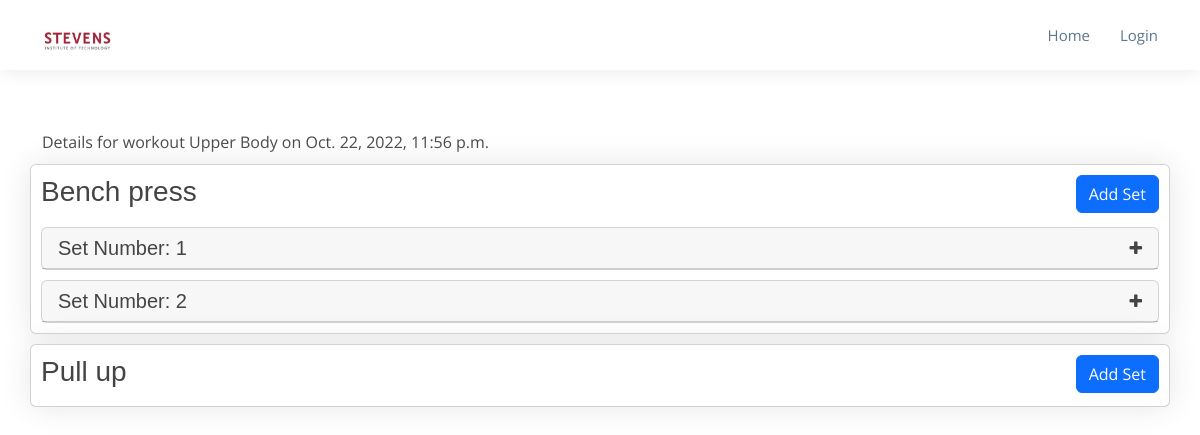
The app's page /workout/1, older data.
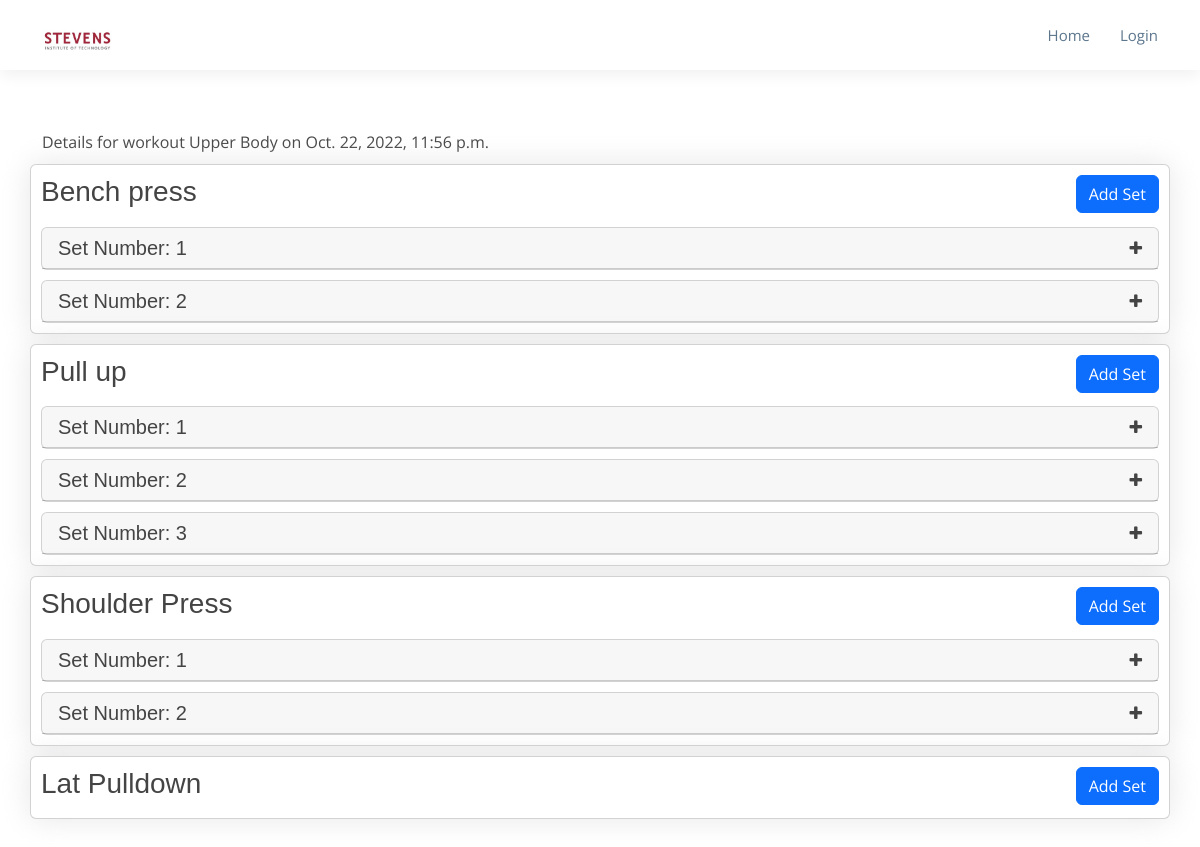
The same page, newer data.
### base/models.py (models this page shows, shortened)
class Workout(models.Model):
    workout_name = models.CharField(null=False, max_length=255)
    created_date_time = models.DateTimeField(auto_now_add=True)
    updated_date_time = models.DateTimeField(auto_now=True)
    workout_date = models.DateTimeField()
    user = models.ForeignKey(User, on_delete=models.CASCADE, default=None)

class Exercise(models.Model):
    exercise_name = models.CharField(null=False, max_length=255)
    created_date_time = models.DateTimeField(auto_now_add=True)
    updated_date_time = models.DateTimeField(auto_now=True)
    exercise_date = models.DateTimeField()
    workout = models.ForeignKey(Workout, on_delete=models.CASCADE)

class Set(models.Model):
    set_number = models.IntegerField(default=1, null=False)
    num_repititions = models.IntegerField(null=True)
    weight = models.FloatField(null=True, blank=True)
    notes = models.TextField(null=True, blank=True)
    created_date_time = models.DateTimeField(auto_now_add=True, blank=True)
    updated_date_time = models.DateTimeField(auto_now=True, blank=True)
    exercise = models.ForeignKey(Exercise, on_delete=models.CASCADE)

### base/views.py (the view)
# urls.py: path('workout/<str:pk>', views.workout, name="workout"),
def workout(request, pk):
    workout = Workout.objects.get(id=pk)
    if workout is not None:
        exercises = Exercise.objects.filter(workout=pk)
        for exercise in exercises:
            sets = Set.objects.filter(exercise=exercise.id)
            exercise.sets = sets
        context = {
            'workout': workout,
            'exercises': exercises,
            'range': range(1, 13)
        }
        return render(request, 'base/workout.html', context)
    else:
        return render(request, 'base/404.html', context={
            'msg': 'It looks like you do not have any Workouts scheduled'
        })

### base/templates/base/workout.html (shortened to what this page needs)
{% load static %}
<!DOCTYPE html>
<html lang="en">
<head>
  <link href="{% static 'home/vendor/animate.css/animate.min.css' %}" rel="stylesheet">
  <link href="{% static 'home/vendor/aos/aos.css' %}" rel="stylesheet">
  <link href="{% static 'home/vendor/bootstrap/css/bootstrap.min.css' %}" rel="stylesheet">
  <link href="{% static 'home/vendor/bootstrap-icons/bootstrap-icons.css' %}" rel="stylesheet">
  <link href="{% static 'home/vendor/boxicons/css/boxicons.min.css' %}" rel="stylesheet">
  <link href="{% static 'home/vendor/glightbox/css/glightbox.min.css' %}" rel="stylesheet">
  <link href="{% static 'home/vendor/swiper/swiper-bundle.min.css' %}" rel="stylesheet">
  <link rel="stylesheet" href="https://cdnjs.cloudflare.com/ajax/libs/font-awesome/4.7.0/css/font-awesome.min.css">
  <link href="{% static 'home/css/style.css' %}" rel="stylesheet">
  <link href="{% static 'home/css/style2.css' %}" rel="stylesheet">
</head>
<body>
    <header id="header" class="d-flex align-items-center">
        <div class="container d-flex align-items-center">
        <div class="logo me-auto">
        <a href="/"><img src="{% static 'home/img/logo/logo-1.jpg' %}" alt="" class="img-fluid"></a>
        </div>
        {% include 'base/navbar.html' %}
        </div>
    </header>
    <section id="workout">
        <div class="container">
            Details for workout {{workout.workout_name}} on {{workout.workout_date}}
            {% for exercise in exercises %}
            <div class="row">
                <div class="card" style="padding: 10px; margin-top: 10px; color: #444; box-shadow: 0 0 30px rgba(214, 215, 216, 0.6);">
                    <div class="d-flex justify-content-between">
                        <div>
                            <h3>
                                {{exercise.exercise_name}}
                            </h3>
                        </div>
                        <div>
                            <button class="btn btn-primary">Add Set</button>
                        </div>
                    </div>
                    {% for set in exercise.sets %}
                    <div style="margin-top: 10px;">
                        <div class="card">
                          <div class="card-header" onclick="hideAndShowSets('{{set.id}}')">
                            <div class="d-flex justify-content-between">
                                <div>
                                    <h5 class="mb-0">
                                        Set Number: {{set.set_number}}
                                    </h5>
                                </div>
                                <div id="icon-{{set.id}}">
                                    <i class="fa fa-plus"></i>
                                </div>
                            </div>
                          </div>
                        </div>
                    </div>
                    {% endfor %}
                </div>
            </div>
            {% endfor %}
        </div>
    </section>
</body>

### base/templates/base/navbar.html (shortened to what this page needs)
<nav id="navbar" class="navbar">
    <ul>
      <li>
        <a class="nav-link" href="/">
            Home
        </a>
      </li>
      {% if request.user.is_authenticated %}
      <li>
        <a class="nav-link" href="{% url 'logout' %}">
            Logout
        </a>
        {% else %}
        <a class="nav-link" href="{% url 'login' %}">
            Login
        </a>
      {% endif %}
    </ul>
  </nav>

### base/static/home/css/style.css (style rules this page uses)
body { font-family: "Open Sans", sans-serif; color: #444; }
a { color: red; text-decoration: none; }
h1, h2, h3, h4, h5, h6, .font-primary { font-family: "Arial", sans-serif; }
#header { height: 70px; background: #fff; z-index: 997; box-shadow: 0px 5px 15px 0px rgba(0, 0, 0, 0.06); }
#header .logo img { padding: 0; margin: 0; max-height: 40px; }
.scrolled-offset { margin-top: 70px; }
.navbar { padding: 0; }
.navbar ul { margin: 0; padding: 0; display: flex; list-style: none; align-items: center; }
.navbar li { position: relative; }
.navbar a, .navbar a:focus { display: flex; align-items: center; justify-content: space-between; padding: 10px 0 10px 30px; font-family: "Open Sans", sans-serif; font-size: 15px; color: #5c768d; white-space: nowrap; transition: 0.3s; }
section { padding: 60px 0; overflow: hidden; }

Row changes from the older to the newer data that the page shows:
added Set: set_number "1", shown under Exercise "Pull up"
added Set: set_number "2", shown under Exercise "Pull up"
added Set: set_number "3", shown under Exercise "Pull up"
added Exercise: exercise_name "Shoulder Press"
added Set: set_number "1", shown under "Shoulder Press"
added Set: set_number "2", shown under "Shoulder Press"
added Exercise: exercise_name "Lat Pulldown"
